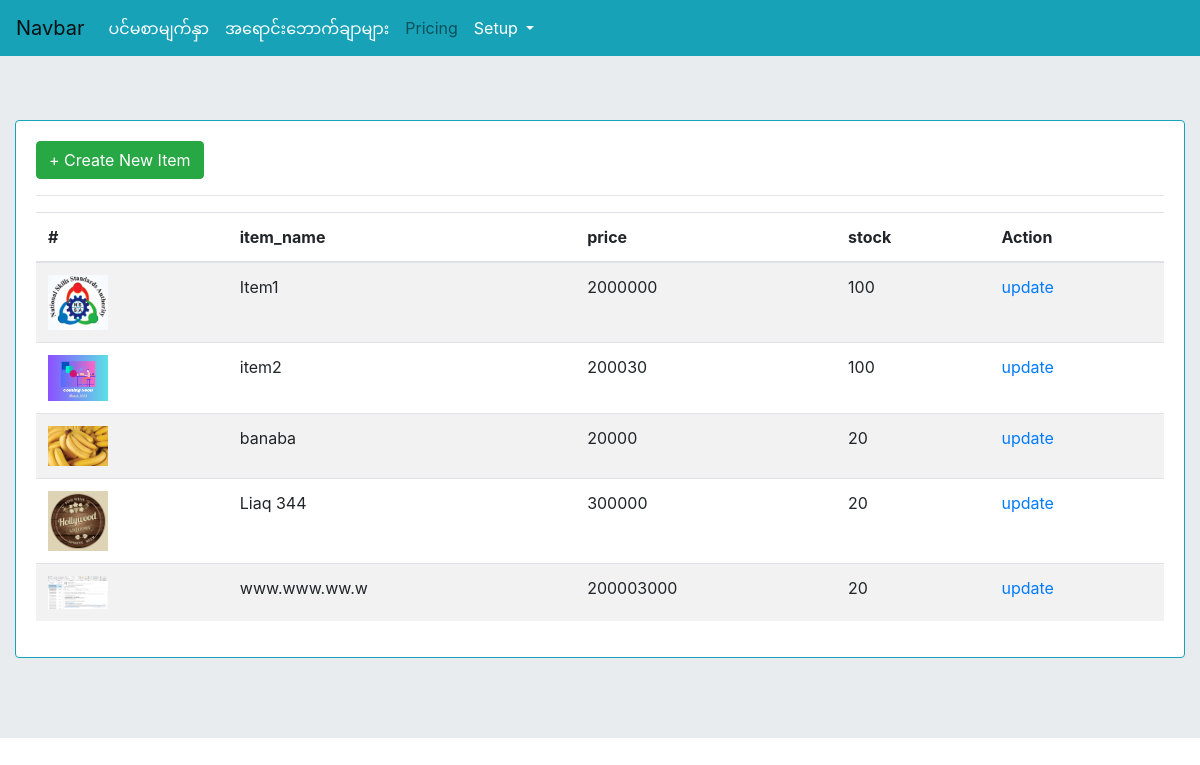
The app's page /itemlist/ with its own data.
### myapp/models.py (models this page shows, shortened)
class item(models.Model):
    photo = models.ImageField(upload_to='', blank=True, null=True)
    item_name = models.CharField(max_length=255)
    slug = models.CharField(max_length=255, blank=True, null=True)
    price = models.PositiveIntegerField(default=0)
    stock = models.PositiveIntegerField(default=0)
    created_at = models.DateTimeField(auto_now_add=True)
    updated_at = models.DateTimeField(auto_now=True)

### myapp/views.py (the view)
# urls.py: path('itemlist/', views.itemlist, name='itemlist'),
def itemlist(request):
    itm = item.objects.all()
    context = {'itm':itm}
    return render(request, 'itemlist.html', context)

### templates/itemlist.html (shortened to what this page needs)
{% extends 'base.html' %}
{% block content %}
<div class="card border-info mb-3">
  <div class="card-body">
<button type="button" class="btn btn-success" data-toggle="modal" data-target="#createItm">
  + Create New Item
</button>
<hr>
<table class="table table-striped" id="itemlisttable">
  <thead>
    <tr>
      <th scope="col">#</th>
      <th scope="col">item_name</th>
      <th scope="col">price</th>
      <th scope="col">stock</th>
      <th scope="col">Action</th>
    </tr>
  </thead>
  <tbody>
  	{% for i in itm %}
    <tr>
      <th scope="row"><img src="{{i.photo.url}}" width="60px"></th>
      <td>{{i.item_name}}</td>
      <td>{{i.price}}</td>
      <td>{{i.stock}}</td>
      <td>
      	<a href="#">update</a>
      </td>
    </tr>
    {% endfor %}
  </tbody>
</table>
  </div>
</div>
{% endblock content %}

### templates/base.html (shortened to what this page needs)
{% load static %}
<!doctype html>
<html lang="en">
  <head>
    <link rel="stylesheet" href="https://cdn.jsdelivr.net/npm/bootstrap@4.6.2/dist/css/bootstrap.min.css">
<link rel="stylesheet" href="https://cdn.datatables.net/2.0.7/css/dataTables.dataTables.css" />
  </head>
  <body>
  	<nav class="navbar navbar-expand-lg navbar-light bg-info">
  <a class="navbar-brand" href="#">Navbar</a>
  <div class="collapse navbar-collapse" id="navbarNavDropdown">
    <ul class="navbar-nav">
      <li class="nav-item active">
        <a class="nav-link text-white" href="#">ပင်မစာမျက်နှာ <span class="sr-only">(current)</span></a>
      </li>
      <li class="nav-item">
        <a class="nav-link text-white" href="{% url 'myapp:inv_list' %}">အရောင်းဘောက်ချာများ</a>
      </li>
      <li class="nav-item">
        <a class="nav-link" href="#">Pricing</a>
      </li>
      <li class="nav-item dropdown">
        <a class="nav-link dropdown-toggle text-white" href="#" role="button" data-toggle="dropdown" aria-expanded="false">
          Setup
        </a>
      </li>
    </ul>
  </div>
</nav>
    <div class="jumbotron jumbotron-fluid">
  <div class="container-fluid">
{% block content %}
{% endblock content %}
  </div>
</div>
  </body>
</html>

### records on screen
item: photo (picture), item_name "Item1", price "2000000", stock "100"
item: photo (picture), item_name "item2", price "200030", stock "100"
item: photo (picture), item_name "banaba", price "20000", stock "20"
item: photo (picture), item_name "Liaq 344", price "300000", stock "20"
item: photo (picture), item_name "www.www.ww.w", price "200003000", stock "20"
